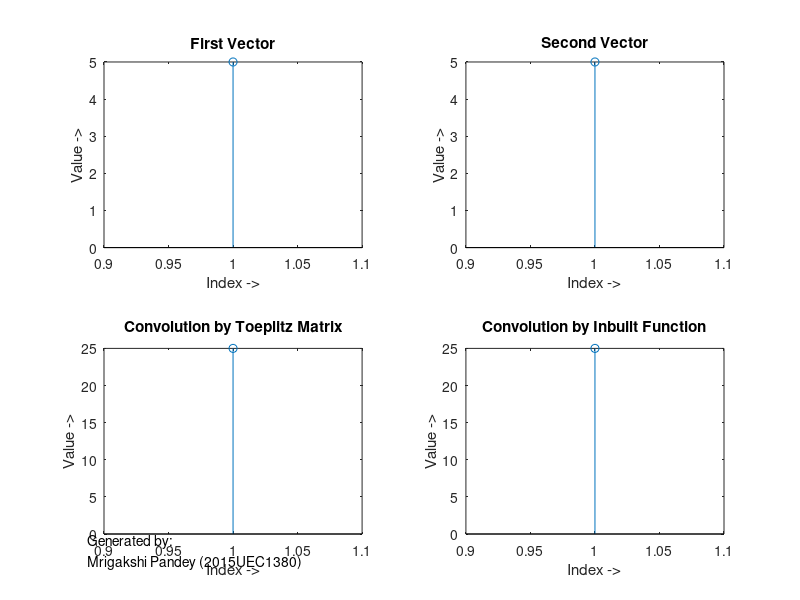

This chart was generated by the following MATLAB code:
%Author- Mrigakshi Pandey (2015UEC1380)
% Circular Convolution by Toeplitz Matrix
%.......................................

close all;
clear all;
clc;

X=input('Input First Vector: ');
a=length(X);

Y=input('Input Second Vector: ');
b=length(Y);

if a>b
    Y=[Y,zeros(1,a-b)];
    b=a;
end

if b>a
    X=[X,zeros(1,b-a)];
    a=b;    
end

t=1:1:b;

subplot(2,2,1);
stem(X);
title('First Vector');
xlabel('Index ->');
ylabel('Value ->');

subplot(2,2,2);
stem(Y);
title('Second Vector');
xlabel('Index ->');
ylabel('Value ->');

A=cconv(X,Y,b);

Xt=X';
temp=X';

for i=1:1:b-1
    temp=[0;temp];
    temp(1)=temp(b+1);
    temp=temp(1:b);
    
    Xt=[Xt,temp];
end

Z=Xt*Y';

subplot(2,2,3);
stem(t,Z);
title('Convolution by Toeplitz Matrix');
xlabel('Index ->');
ylabel('Value ->');

subplot(2,2,4);
stem(t,A);
title('Convolution by Inbuilt Function');
xlabel('Index ->');
ylabel('Value ->');
dim = [0.11 0.081 0 0];
str = {'Generated by:','Mrigakshi Pandey (2015UEC1380)'};
annotation('textbox',dim,'String',str,'FitBoxToText','on');